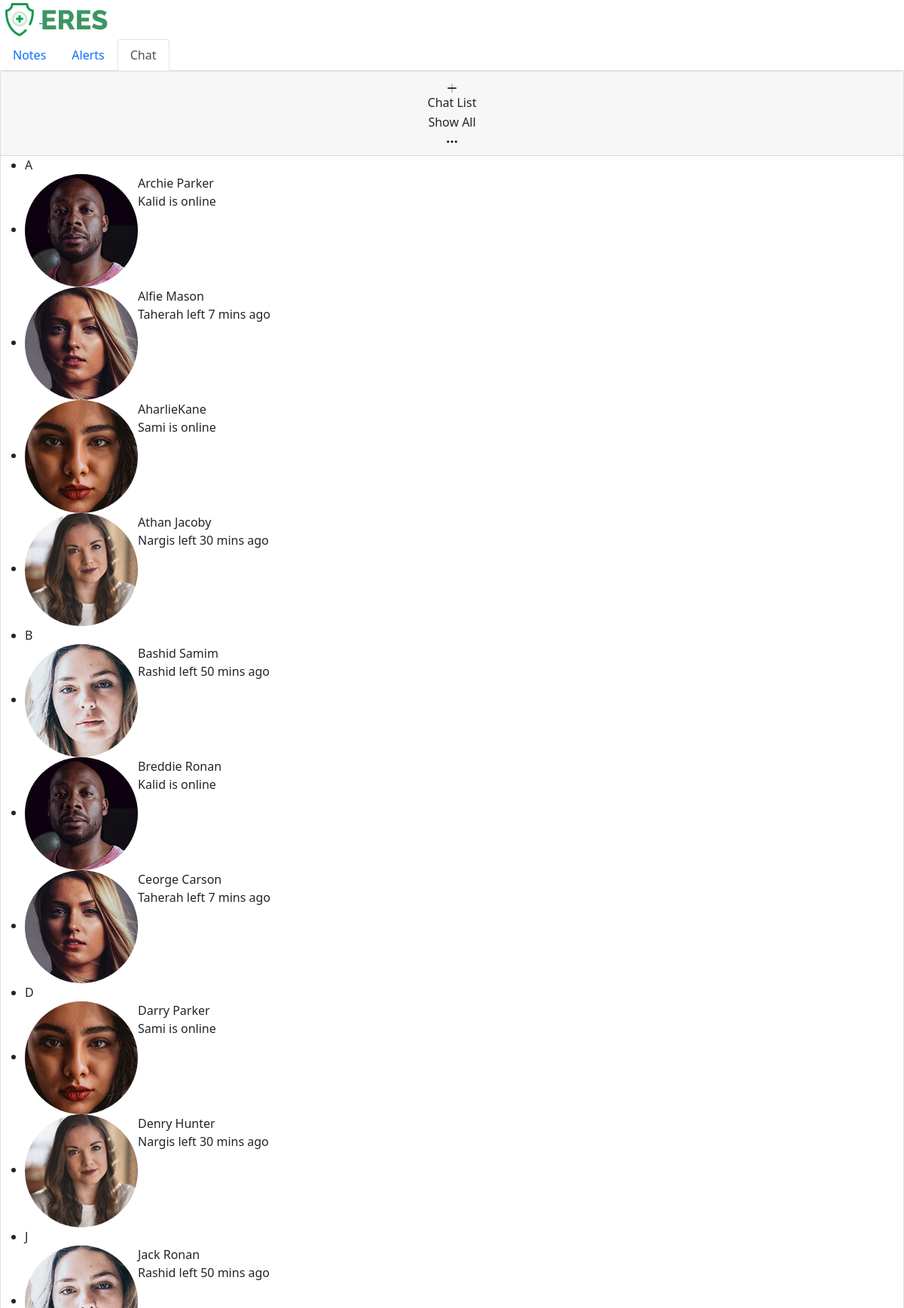
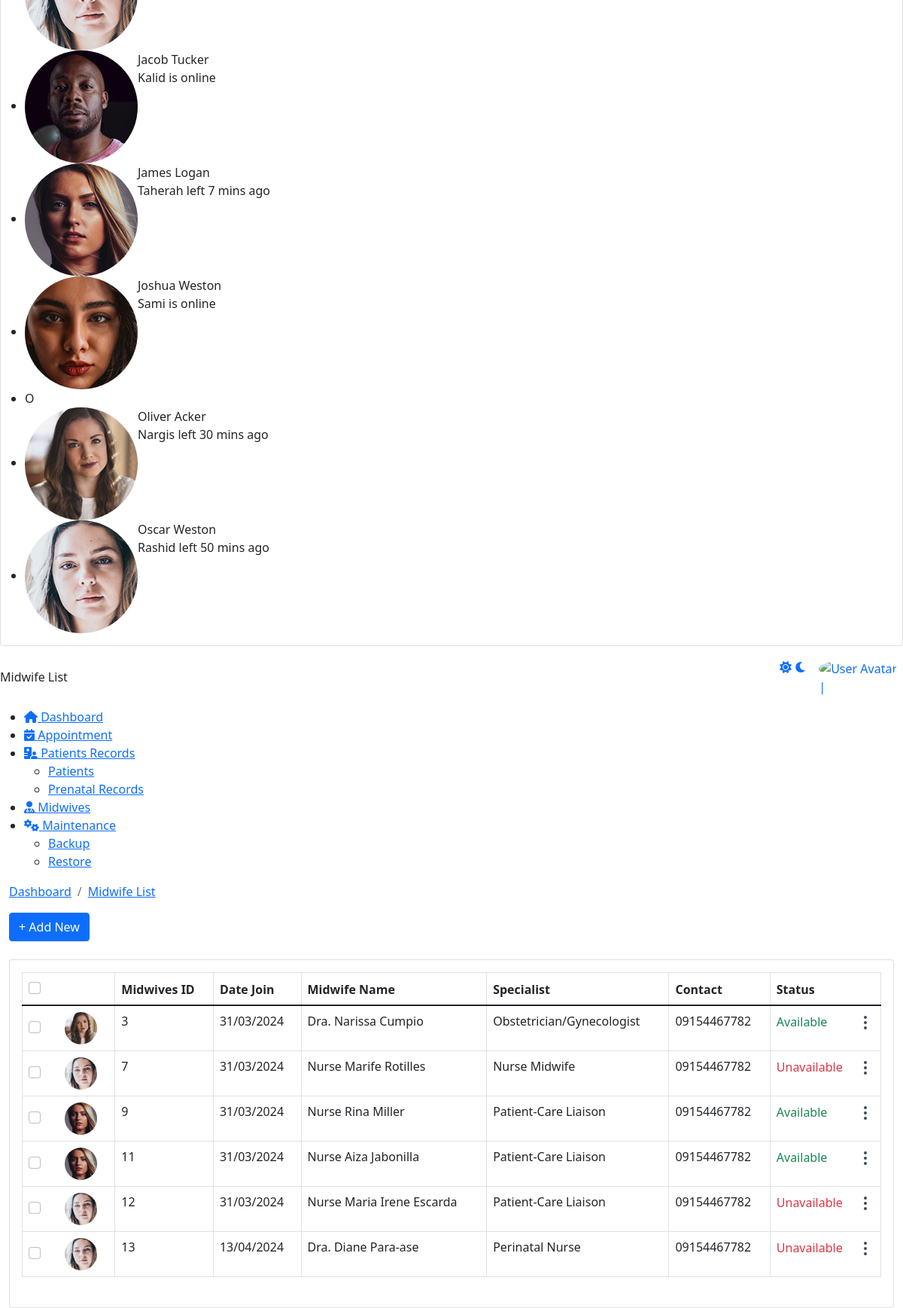
The app's page /admin/doctor_list.php with its own data (2 pictures, top to bottom).
### tables this page shows
CREATE TABLE `doctors` (
  `DoctorID` int(11) NOT NULL AUTO_INCREMENT,
  `Title` varchar(10) NOT NULL,
  `FirstName` varchar(50) NOT NULL,
  `MiddleName` varchar(50) NOT NULL,
  `LastName` varchar(50) NOT NULL,
  `DateOfBirth` date NOT NULL,
  `Age` int(11) NOT NULL,
  `Gender` enum('Male','Female') NOT NULL,
  `Address` text NOT NULL,
  `Mobile` varchar(15) NOT NULL,
  `Email` varchar(100) NOT NULL,
  `Specialization` varchar(100) NOT NULL,
  `Status` enum('Available','Unavailable') NOT NULL,
  `JoinDate` date NOT NULL,
  `File` varchar(255) NOT NULL,
  `instagram` varchar(255) NOT NULL,
  `facebook` varchar(255) NOT NULL,
  `twitter` varchar(255) NOT NULL,
  `rating` varchar(11) NOT NULL,
  PRIMARY KEY (`DoctorID`)
);

### admin/doctor_list.php (the view, shortened to what this page needs)
<!DOCTYPE html>
<html lang="en">
    <head>
		 <link href="https://eres.dexignzone.com/codeigniter/demo/public/assets/vendor/datatables/css/jquery.dataTables.min.css" rel="stylesheet" type="text/css"/>
		 <link href="https://eres.dexignzone.com/codeigniter/demo/public/assets/vendor/bootstrap-select/dist/css/bootstrap-select.min.css" rel="stylesheet" type="text/css"/>
    <link class="main-css" href="https://eres.dexignzone.com/codeigniter/demo/public/assets/css/style.css" rel="stylesheet" type="text/css"/>
	<link rel="stylesheet" href="https://cdnjs.cloudflare.com/ajax/libs/font-awesome/6.5.1/css/all.min.css" />
</head>
<body>
    <div id="main-wrapper">
<?php
include './template/header.php';
?>
<?php
include './template/chatbot.php';
?>
<div class="header">
	<div class="header-content">
		<nav class="navbar navbar-expand">
			<div class="collapse navbar-collapse justify-content-between">
				<div class="header-left">
					<div class="dashboard_bar">
					Midwife List				</div>
				</div>
				<?php
				include './template/header2.php';
				?>
			</div>
		</nav>
	</div>
</div>
<?php
include './template/sidebar.php';
?>
<div class="content-body">
	<div class="container-fluid">
		<div class="page-titles">
			<ol class="breadcrumb">
				<li class="breadcrumb-item"><a href="javascript:void(0)">Dashboard</a></li>
				<li class="breadcrumb-item  active"><a href="javascript:void(0)">Midwife List</a></li>
			</ol>
		</div>
		<div class="form-head d-flex mb-3 mb-md-4 align-items-start">
			<div class="me-auto d-lg-block">
				<a href="javascript:void(0);" class="btn btn-primary btn-rounded" data-bs-toggle="modal" data-bs-target="#doctorsModal">+ Add New</a>
			</div>
		</div>
		<div class="row">
			<div class="col-xl-12">
				<div class="card">
					<div class="card-body">
						<div class="table-responsive">
							<table id="example5" class="table shadow-hover doctor-list table-bordered mb-4 dataTablesCard fs-14">
								<thead>
									<tr>
										<th>
											<div class="checkbox align-self-center">
												<div class="form-check custom-checkbox ">
													<input type="checkbox" class="form-check-input" id="checkAll" required="">
												</div>
											</div>
										</th>
										<th>Midwives ID</th>
										<th>Date Join</th>
										<th>Midwife Name</th>
										<th>Specialist</th>
										<th>Contact</th>
										<th>Status</th>
									</tr>
								</thead>
								<tbody>
								<?php
									include_once "connection/conn.php";
									$sql = "SELECT * FROM doctors";
									$result = mysqli_query($conn, $sql);
									if (mysqli_num_rows($result) > 0) {
											while ($row = mysqli_fetch_assoc($result)) {
													echo "<tr>";
													echo '<td>
																	<div class="d-flex align-items-center">
																			<div class="checkbox text-end align-self-center">
																					<div class="form-check custom-checkbox">
																							<input type="checkbox" class="form-check-input" id="customCheckBox1">
																							<label class="form-check-label" for="customCheckBox1"></label>
																					</div>
																			</div>
																			<img alt="" src="' . $row['File'] . '" height="43" width="43" class="rounded-circle ms-4">
																	</div>
																</td>';
													echo '<td>' . $row['DoctorID'] . '</td>';
													echo '<td>' . date('d/m/Y', strtotime($row['JoinDate'])) . '</td>';
													echo '<td>' . $row['Title'] . ' ' . $row['FirstName'] . ' ' . $row['LastName'] . '</td>';
													echo '<td>' . $row['Specialization'] . '</td>';
													echo '<td><span class="font-w500">' . $row['Mobile'] . '</span></td>';
													echo "<td>
																	<div class='d-flex align-items-center'>
																			<span>" . getStatusBadge($row['Status']) . "</span>
																			<div class='dropdown ms-auto c-pointer text-end'>
																					<div class='btn-link' data-bs-toggle='dropdown'>
																							<svg width='24' height='24' viewBox='0 0 24 24' fill='none' xmlns='http://www.w3.org/2000/svg'>
																							<path d='M12 11C11.4477 11 11 11.4477 11 12C11 12.5523 11.4477 13 12 13C12.5523 13 13 12.5523 13 12C13 11.4477 12.5523 11 12 11Z' stroke='#3E4954' stroke-width='2' stroke-linecap='round' stroke-linejoin='round'/>
																							<path d='M12 18C11.4477 18 11 18.4477 11 19C11 19.5523 11.4477 20 12 20C12.5523 20 13 19.5523 13 19C13 18.4477 12.5523 18 12 18Z' stroke='#3E4954' stroke-width='2' stroke-linecap='round' stroke-linejoin='round'/>
																							<path d='M12 4C11.4477 4 11 4.44772 11 5C11 5.55228 11.4477 6 12 6C12.5523 6 13 5.55228 13 5C13 4.44772 12.5523 4 12 4Z' stroke='#3E4954' stroke-width='2' stroke-linecap='round' stroke-linejoin='round'/>
																							</svg>
																					</div>
																					<div class='dropdown-menu dropdown-menu-right'>
																							<a class='dropdown-item' href='javascript:void(0);' onclick='updateDoctorStatus(" . $row["DoctorID"] . ", \"Unavailable\")'>Unavailable</a>
																							<a class='dropdown-item' href='javascript:void(0);' onclick='updateDoctorStatus(" . $row["DoctorID"] . ", \"Available\")'>Available</a>
																							<a class='dropdown-item' href='javascript:void(0);' onclick='updateDoctorStatus(" . $row["DoctorID"] . ", \"Resigned\")'>Resigned</a>
																					</div>
																			</div>
																	</div>
																</td>";
													echo '</tr>';
											}
									} else {
											echo '<tr><td colspan="8">No doctors found.</td></tr>';
									}
									function getStatusBadge($status) {
											if ($status == 'Unavailable') {
													return "<span class='text-danger font-w600'>Unavailable</span>";
											} elseif ($status == 'Available') {
													return "<span class='text-success font-w600'>Available</span>";
											} else {
													return "<span class='font-w600'>" . $status . "</span>";
											}
									}
									?>
								</tbody>
							</table>
						</div>
					</div>
				</div>
			</div>
		</div>
	</div>
	</div>
</div>
</body>
</html>

### records on screen
doctors: File (picture), DoctorID "3", JoinDate "31/03/2024", Title "Dra.", FirstName "Narissa", LastName "Cumpio", Specialization "Obstetrician/Gynecologist", Mobile "09154467782", Status "Available"
doctors: File (picture), DoctorID "7", JoinDate "31/03/2024", Title "Nurse", FirstName "Marife", LastName "Rotilles", Specialization "Nurse Midwife", Mobile "09154467782", Status "Unavailable"
doctors: File (picture), DoctorID "9", JoinDate "31/03/2024", Title "Nurse", FirstName "Rina", LastName "Miller", Specialization "Patient-Care Liaison", Mobile "09154467782", Status "Available"
doctors: File (picture), DoctorID "11", JoinDate "31/03/2024", Title "Nurse", FirstName "Aiza", LastName "Jabonilla", Specialization "Patient-Care Liaison", Mobile "09154467782", Status "Available"
doctors: File (picture), DoctorID "12", JoinDate "31/03/2024", Title "Nurse", FirstName "Maria Irene", LastName "Escarda", Specialization "Patient-Care Liaison", Mobile "09154467782", Status "Unavailable"
doctors: File (picture), DoctorID "13", JoinDate "13/04/2024", Title "Dra.", FirstName "Diane", LastName "Para-ase", Specialization "Perinatal Nurse", Mobile "09154467782", Status "Unavailable"
